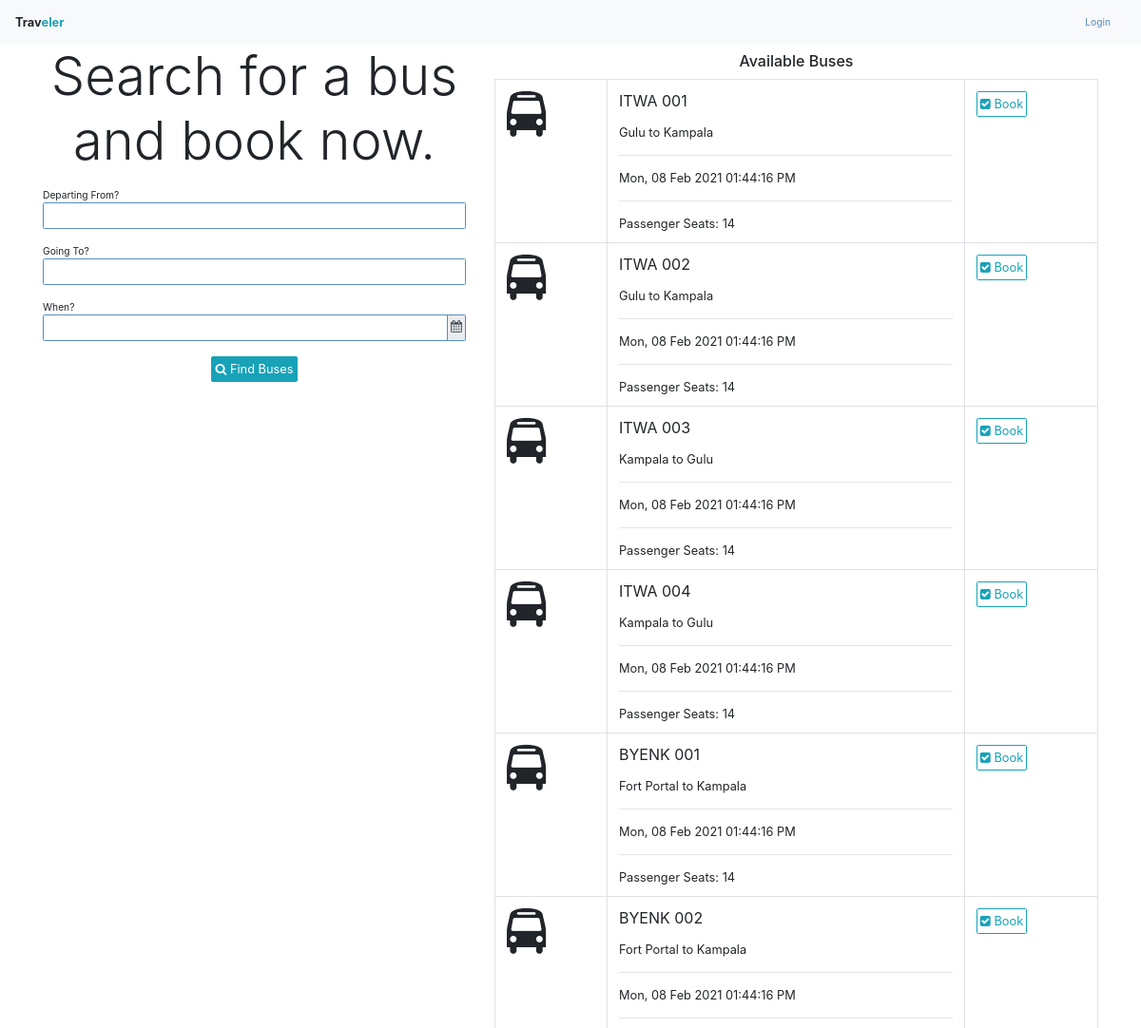
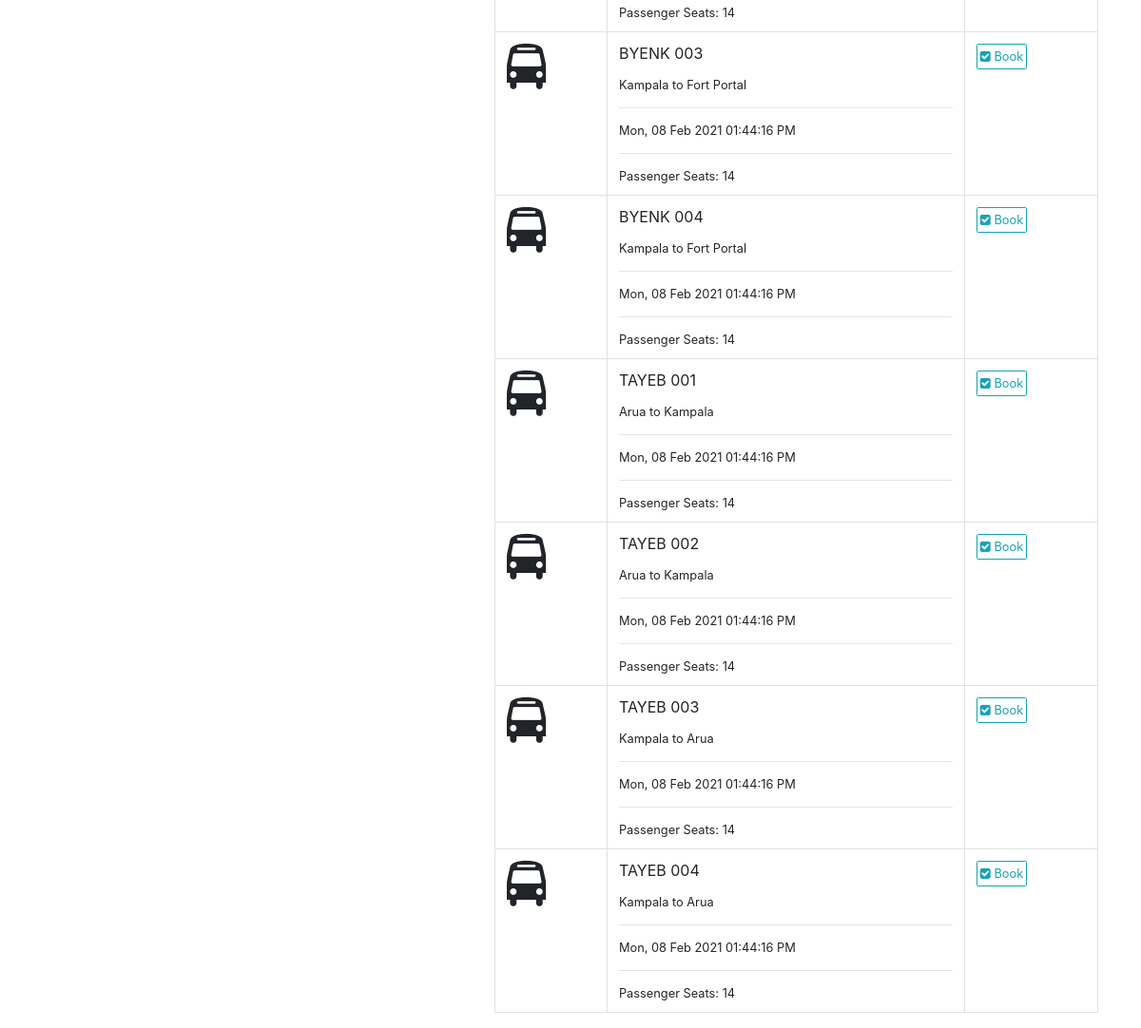
Page /bus/search on the committed database (2 pictures, top to bottom).
### app/models/models.py (models this page shows, shortened)
class Bus(db.Model):
    id = db.Column(db.Integer, primary_key=True)
    number = db.Column(db.String(16))
    columns = db.Column(db.Integer)
    rows = db.Column(db.Integer)
    broadcast = db.Column(db.Boolean)
    departure_time = db.Column(db.DateTime)
    schedule_cancelled_reason = db.Column(db.String(1024))
    booking_deadline = db.Column(db.DateTime)
    free_bus_time = db.Column(db.DateTime)
    branch_id = db.Column(db.Integer, db.ForeignKey("branch.id"))
    company_id = db.Column(db.Integer, db.ForeignKey("company.id"))
    status_id = db.Column(db.Integer, db.ForeignKey("status.id"))
    journey_id = db.Column(db.Integer, db.ForeignKey("journey.id"))
    grids = db.relationship("Grid", backref="bus", cascade="delete", lazy="dynamic")
    bookings = db.relationship("Booking", backref="bus")
    payments = db.relationship("Payment", backref="bus")
    def seats(self):
        return list(filter(lambda grid:grid.grid_type==1, self.grids))

class Journey(db.Model):
    id = db.Column(db.Integer, primary_key=True)
    from_ = db.Column(db.String(64))
    to = db.Column(db.String(64))
    distance = db.Column(db.Float)
    duration = db.Column(db.Float)
    branch_id = db.Column(db.Integer, db.ForeignKey("branch.id"))
    buses = db.relationship("Bus", backref="journey")
    pickups = db.relationship("Pickup", backref="journey")
    pricings = db.relationship("Pricing", backref="journey")
    payments = db.relationship("Payment", backref="journey")
    def __str__(self):
        return f"{self.from_} to {self.to}"

### app/WEB/views/bus.py (the view)
@bus_bp.route("/search", methods=["GET"])
def search_buses():
	search_buses_form = SearchBusesForm(request.args)
	from_ = None
	to = None
	departure_time = None
	if search_buses_form.validate():
		data = search_buses_form.data
		from_ = data.get("from_")
		to = data.get("to")
		departure_time = data.get("departure_time")
	buses = find_buses(from_=from_, to=to, departure_time=departure_time)
	if departure_time:
		search_buses_form.departure_time.data = departure_time.strftime(app.config.get("TIME_FORMAT"))
	template = "index/search-buses-results.html"
	if current_user.is_authenticated:
		template = "bus/passenger-buses.html"
	return render_template(template, buses=buses, search_buses_form=search_buses_form)

### app/WEB/forms/bus.py (shortened to what this page needs)
class SearchBusesForm(FlaskForm):
	UTC_offset = StringField(widget=HiddenInput())
	from_ = StringField("Departing From?", validators=[])
	to = StringField("Going To?", validators=[])
	departure_time = StringField("When?", validators=[])
	submit = SubmitField('Find Bus')
	def __init__(self, *args, **kwargs):
		super().__init__(*args, **kwargs)
		self.datetime_format = app.config.get("TIME_FORMAT")
	def validate_departure_time(form, field):
		departure_time = field.data

### app/WEB/context_processors.py (called while the page is built)
@app.context_processor
def application():
	return  {
		"HOST": app.config.get("HOST_ADDRESS")
	}

@app.context_processor
def company():
	context = dict()
	if current_user.is_authenticated:
		context["profile"] = current_user.profile
		branch = current_user.profile.branch
		if branch:
			context["branch"] = branch
			context["company"] = branch.company
	return context

### app/WEB/template_filters.py (called while the page is built)
def datetimeformat(value, format='%H:%M / %d-%m-%Y'):
	if isinstance(value, datetime):
		return value.strftime(format)

### app/helpers/datetimes.py (called while the page is built)
def now():
	return datetime.datetime.now().astimezone(timezone)

### app/utils.py (called while the page is built, shortened)
def find_buses(from_=None, to=None, departure_time=None, company_id=None):
	journeys_query = Journey.query
	if from_:
	    journeys_query = journeys_query.filter(Journey.from_==from_)
	if to:
	    journeys_query = journeys_query.filter(Journey.to==to)
	journeys = journeys_query.all()
	buses_query = Bus.query.filter(Bus.journey_id.in_([journey.id for journey in journeys]), Bus.booking_deadline > now())
	if company_id:
	    buses_query = buses_query.filter_by(company_id=company_id)
	return buses_query.all()

### app/templates/index/search-buses-results.html
{% extends 'index/home-base.html' %}
{% block content %}
<div class="container">
	<div class="row">
		<div class="col-md-5">
			{% include 'index/search-buses-form.html' %}
		</div>
		<div class="col-md-7">
			{% include 'index/available-buses.html' %}
		</div>
	</div>
</div>
{% endblock %}

### app/templates/index/home-base.html
{% extends 'base.html' %}
{% block body %}
<div class="container-fluid p-0">
	<div class="nav navbar navbar-light bg-light">
		<strong>Trav<span class="text-info">eler</span></strong>
		{% block nav_options %}
			<a href="{{ url_for('index.login') }}" class="nav-link"><small>Login</small></a>
		{% endblock %}
	</div>
	{% block content %}
	{% endblock %}
</div>
{% endblock %}

### app/templates/base.html (shortened to what this page needs)
<html>
	<head>
		<link rel="stylesheet" type="text/css" href="{{ url_for('static', filename='css/bootstrap.min.css') }}">
		<link rel="stylesheet" type="text/css" href="{{ url_for('static', filename='css/cropper.min.css') }}">
		<link rel="stylesheet" type="text/css" href="{{ url_for('static', filename='css/tempusdominus-bootstrap-4.min.css') }}">
		<link rel="stylesheet" type="text/css" href="{{ url_for('static', filename='css/style.css') }}">
		<link rel="stylesheet" type="text/css" href="{{ url_for('static', filename='css/font-awesome.min.css') }}">
	</head>
	<body>
		{% block body %}
		{% endblock %}
	</body>
</html>

### app/templates/index/search-buses-form.html (shortened to what this page needs)
{% from 'helpers.html' import render_string_field, render_UTC_field, render_datetime_field %}
<p class="display-4 text-center">Search for a bus and book now.</p>
<div class="login-content">
<form method="GET" action="{{ url_for('bus.search_buses') }}" >
	{{ render_string_field(search_buses_form.from_) }}
	{{ render_string_field(search_buses_form.to) }}
	{{ render_datetime_field(search_buses_form.departure_time, "departure-time-datetimepicker") }}
	<div align="center" class="border-0">
		<button class="btn btn-info"><span class="fa fa-search"></span> Find Buses</button>
	</div>
</form>
</div>

### app/templates/helpers.html (shortened to what this page needs)
{% macro render_string_field(field) %}
	<div class='form-group'>
		<small>{{field.label.text}}</small>
		{% if field.errors %}
			{{ field(class="form-control is-invalid", **kwargs)|safe }}
			<div class="invalid-feedback">
				{% for error in field.errors %}
					{{ error }}
				{% endfor %}
			</div>
		{% else %}
		{{ field(class="form-control", **kwargs)|safe }}
		{% endif %}
	</div>
{% endmacro %}
{% macro render_datetime_field(field, datetimepicker_id, datetime_format="MMMM DD YYYY, hh:mm A") %}
	<div class="form-group">
		<small>{{field.label.text}}</small>
		{% if field.errors %}
			<div class="input-group date" id="{{datetimepicker_id}}" data-target-input="nearest">
				{{ field(type="text", class="form-control is-invalid datetimepicker-input", data_target="#{{datetimepicker_id}}", **kwargs)|safe }}
				<div class="input-group-append" data-target="#{{datetimepicker_id}}" data-toggle="datetimepicker">
					<div class="input-group-text">
						<i class="fa fa-calendar"></i>
					</div>
				</div>
				<div class="invalid-feedback">
					{% for error in field.errors %}
						{{ error }}
					{% endfor %}
				</div>
			</div>
		{% else %}
		<div class="input-group date" id="{{datetimepicker_id}}" data-target-input="nearest">
			{{ field(type="text", class="form-control datetimepicker-input", data_target='#'+datetimepicker_id, **kwargs)|safe }}
			<div class="input-group-append" data-target="#{{datetimepicker_id}}" data-toggle="datetimepicker">
				<div class="input-group-text">
					<i class="fa fa-calendar"></i>
				</div>
			</div>
		</div>
		{% endif %}
	</div>
{% endmacro %}

### app/templates/index/available-buses.html
<h5 class="p-2 m-0 text-center">Available Buses</h5>
<table class="table table-responsive-sm border">
    <tbody>
        {% for bus in buses %}
            <tr>
                <td>
                	<span class="fa fa-bus fa-3x"></span>
                </td>
                <td class="border m-auto">
                    <p>{{bus.number}}</p>
                    <small>{{bus.journey}}</small>
                    <hr>
                    <small>{{bus.departure_time|datetimeformat('%a, %d %b %Y %r')}}</small>
                    <hr>
                    <small>Passenger Seats: {{bus.seats()|length}} </small>
                </td>
                <td><a href="{{url_for('bus.get_passenger_bus', bus_id=bus.id)}}" class='btn btn-outline-info'><span class="fa fa-check-square"></span> Book</a></td>
            </tr>
        {% else %}
            <div class="container" align="center">
                <p class="display-5 text-muted p-2">No Buses Available!</p>
            </div>
        {% endfor %}
    </tbody>
</table>

### app/static/css/style.css (style rules this page uses)
.login-content { max-width: 510px; margin: 2vh auto; }

### rows in the picture
Bus: number "ITWA 001", journey "Gulu to Kampala", departure_time "Mon, 08 Feb 2021 01:44:16 PM", seats|length "14"
Bus: number "ITWA 002", journey "Gulu to Kampala", departure_time "Mon, 08 Feb 2021 01:44:16 PM", seats|length "14"
Bus: number "ITWA 003", journey "Kampala to Gulu", departure_time "Mon, 08 Feb 2021 01:44:16 PM", seats|length "14"
Bus: number "ITWA 004", journey "Kampala to Gulu", departure_time "Mon, 08 Feb 2021 01:44:16 PM", seats|length "14"
Bus: number "BYENK 001", journey "Fort Portal to Kampala", departure_time "Mon, 08 Feb 2021 01:44:16 PM", seats|length "14"
Bus: number "BYENK 002", journey "Fort Portal to Kampala", departure_time "Mon, 08 Feb 2021 01:44:16 PM", seats|length "14"
Bus: number "BYENK 003", journey "Kampala to Fort Portal", departure_time "Mon, 08 Feb 2021 01:44:16 PM", seats|length "14"
Bus: number "BYENK 004", journey "Kampala to Fort Portal", departure_time "Mon, 08 Feb 2021 01:44:16 PM", seats|length "14"
Bus: number "TAYEB 001", journey "Arua to Kampala", departure_time "Mon, 08 Feb 2021 01:44:16 PM", seats|length "14"
Bus: number "TAYEB 002", journey "Arua to Kampala", departure_time "Mon, 08 Feb 2021 01:44:16 PM", seats|length "14"
Bus: number "TAYEB 003", journey "Kampala to Arua", departure_time "Mon, 08 Feb 2021 01:44:16 PM", seats|length "14"
Bus: number "TAYEB 004", journey "Kampala to Arua", departure_time "Mon, 08 Feb 2021 01:44:16 PM", seats|length "14"

### other values in the picture
{{ field.label.text }} "Departing From? Going To?"
{{ field.label.text }} "When?"
